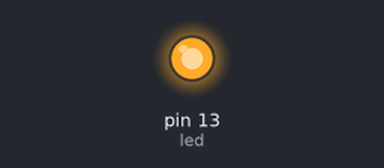
Simulated run of this sketch. Board: Arduino Uno, built with avr-gcc and run on an emulated ATmega328P. Shown: output pins drawn as LEDs (lit = HIGH).

Above: at 0.5 s.
At 41.7 s:
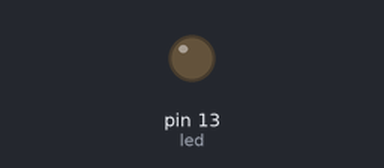
Timing chart, 0 to 42.9 s (numbered marks = the images above):
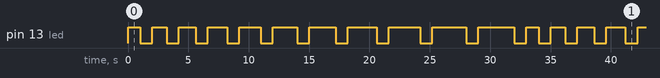

Measured:
- by itself, pin 13 (led): moves between LOW and HIGH, repeating every 33.0 s
- by itself, everything shown: repeats every 33.0 s, in 22 steps

The sketch:

Ch_6_3_blink_with_if.ino
```cpp
/*
  blink_with_if

  Copy and past into the Arduino IDE
  name the program blink_with_if

  Starts by turning on an LED on for onTime = onesecond, then off for one second
  Each time through the loop, onTime is increased 2/10 of a second,
  until onTime > 3 seconds, then reset to on second

  Introduces the concept of an if statement and testing a variable value
 */

//  ------------------------------------------------------------------------------------
int  led = 13;             // Pin 13 has an LED

int  onTime = 1000;        // initial value of time to stay ON
int  offTime = 1000;       // initial value of time to stay OFF
int  increaseTime = 200;   // increase onTime by 200 ms each time through the loop
//  ------------------------------------------------------------------------------------
void setup() {
  pinMode(led, OUTPUT);    // initialize the digital pin as an output
}
//  ------------------------------------------------------------------------------------
void loop() {
  digitalWrite(led, HIGH);           // turn the LED on (HIGH is the voltage level)
  delay(onTime);                     // wait for onTime ms
  digitalWrite(led, LOW);            // turn the LED off by making the voltage LOW
  delay(offTime);                    // wait for offTime ms

  onTime = onTime + increaseTime;    //  increment onTime by increaseTime ms

  if(onTime > 3000) {                // once you get to onTime of 3 seconds, reset to 1 second
    onTime = 1000;
  };
}
```
